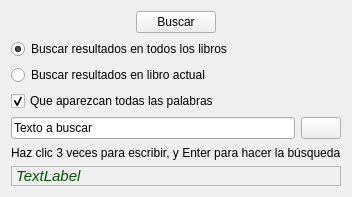
<?xml version="1.0" encoding="UTF-8"?>
<ui version="4.0">
 <class>findTextWidget</class>
 <widget class="QWidget" name="findTextWidget">
  <property name="geometry">
   <rect>
    <x>0</x>
    <y>0</y>
    <width>334</width>
    <height>197</height>
   </rect>
  </property>
  <property name="minimumSize">
   <size>
    <width>0</width>
    <height>168</height>
   </size>
  </property>
  <property name="palette">
   <palette>
    <active>
     <colorrole role="Window">
      <brush brushstyle="SolidPattern">
       <color alpha="255">
        <red>0</red>
        <green>255</green>
        <blue>127</blue>
       </color>
      </brush>
     </colorrole>
    </active>
    <inactive/>
    <disabled/>
   </palette>
  </property>
  <property name="windowTitle">
   <string>Form</string>
  </property>
  <property name="autoFillBackground">
   <bool>true</bool>
  </property>
  <layout class="QVBoxLayout" name="verticalLayout">
   <item>
    <layout class="QHBoxLayout" name="horizontalLayout">
     <item>
      <spacer name="horizontalSpacer">
       <property name="orientation">
        <enum>Qt::Horizontal</enum>
       </property>
       <property name="sizeHint" stdset="0">
        <size>
         <width>40</width>
         <height>20</height>
        </size>
       </property>
      </spacer>
     </item>
     <item>
      <widget class="QPushButton" name="findBtn">
       <property name="text">
        <string>Buscar</string>
       </property>
       <property name="icon">
        <iconset resource="../images.qrc">
         <normaloff>:/Icons/find.svg</normaloff>:/Icons/find.svg</iconset>
       </property>
      </widget>
     </item>
     <item>
      <spacer name="horizontalSpacer_2">
       <property name="orientation">
        <enum>Qt::Horizontal</enum>
       </property>
       <property name="sizeHint" stdset="0">
        <size>
         <width>40</width>
         <height>20</height>
        </size>
       </property>
      </spacer>
     </item>
    </layout>
   </item>
   <item>
    <widget class="QRadioButton" name="radioButton">
     <property name="text">
      <string>Buscar resultados en todos los libros</string>
     </property>
     <property name="checked">
      <bool>true</bool>
     </property>
    </widget>
   </item>
   <item>
    <widget class="QRadioButton" name="radioButton_2">
     <property name="text">
      <string>Buscar resultados en libro actual</string>
     </property>
    </widget>
   </item>
   <item>
    <widget class="QCheckBox" name="allWords">
     <property name="text">
      <string>Que aparezcan todas las palabras</string>
     </property>
     <property name="checked">
      <bool>true</bool>
     </property>
    </widget>
   </item>
   <item>
    <layout class="QHBoxLayout" name="horizontalLayout_2">
     <item>
      <widget class="QLineEdit" name="lineEdit">
       <property name="text">
        <string>Texto a buscar</string>
       </property>
      </widget>
     </item>
     <item>
      <widget class="QPushButton" name="find">
       <property name="text">
        <string/>
       </property>
       <property name="icon">
        <iconset resource="../images.qrc">
         <normaloff>:/Icons/find.svg</normaloff>:/Icons/find.svg</iconset>
       </property>
      </widget>
     </item>
    </layout>
   </item>
   <item>
    <widget class="QLabel" name="label_2">
     <property name="text">
      <string>Haz clic 3 veces para escribir, y Enter para hacer la búsqueda</string>
     </property>
    </widget>
   </item>
   <item>
    <widget class="QLabel" name="label">
     <property name="palette">
      <palette>
       <active>
        <colorrole role="WindowText">
         <brush brushstyle="SolidPattern">
          <color alpha="255">
           <red>0</red>
           <green>85</green>
           <blue>0</blue>
          </color>
         </brush>
        </colorrole>
        <colorrole role="Button">
         <brush brushstyle="SolidPattern">
          <color alpha="255">
           <red>0</red>
           <green>0</green>
           <blue>255</blue>
          </color>
         </brush>
        </colorrole>
       </active>
       <inactive>
        <colorrole role="WindowText">
         <brush brushstyle="SolidPattern">
          <color alpha="255">
           <red>0</red>
           <green>85</green>
           <blue>0</blue>
          </color>
         </brush>
        </colorrole>
        <colorrole role="Button">
         <brush brushstyle="SolidPattern">
          <color alpha="255">
           <red>0</red>
           <green>0</green>
           <blue>255</blue>
          </color>
         </brush>
        </colorrole>
       </inactive>
       <disabled>
        <colorrole role="Button">
         <brush brushstyle="SolidPattern">
          <color alpha="255">
           <red>0</red>
           <green>0</green>
           <blue>255</blue>
          </color>
         </brush>
        </colorrole>
       </disabled>
      </palette>
     </property>
     <property name="font">
      <font>
       <pointsize>11</pointsize>
       <italic>true</italic>
      </font>
     </property>
     <property name="autoFillBackground">
      <bool>false</bool>
     </property>
     <property name="frameShape">
      <enum>QFrame::StyledPanel</enum>
     </property>
     <property name="text">
      <string>TextLabel</string>
     </property>
    </widget>
   </item>
  </layout>
 </widget>
 <resources>
  <include location="../images.qrc"/>
 </resources>
 <connections/>
</ui>
